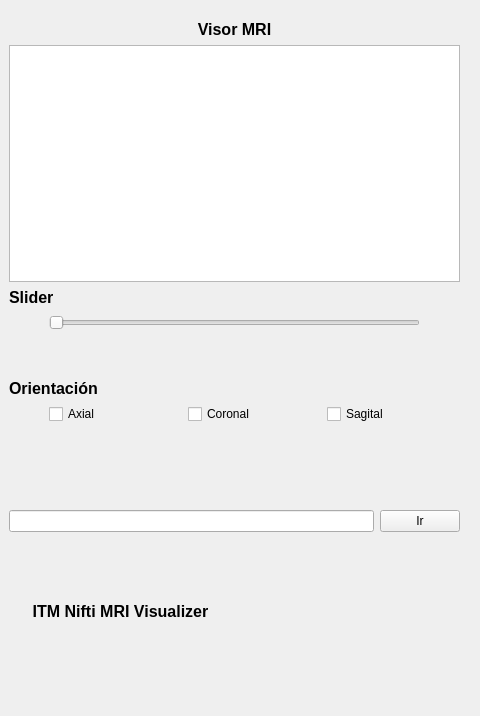
<?xml version="1.0" encoding="UTF-8"?>
<ui version="4.0">
 <class>Form</class>
 <widget class="QWidget" name="Form">
  <property name="geometry">
   <rect>
    <x>0</x>
    <y>0</y>
    <width>480</width>
    <height>716</height>
   </rect>
  </property>
  <property name="windowTitle">
   <string>Form</string>
  </property>
  <widget class="QWidget" name="verticalLayoutWidget">
   <property name="geometry">
    <rect>
     <x>9</x>
     <y>20</y>
     <width>451</width>
     <height>681</height>
    </rect>
   </property>
   <layout class="QVBoxLayout" name="vLayout_main">
    <item>
     <layout class="QVBoxLayout" name="vLayout_visor">
      <item>
       <widget class="QLabel" name="label">
        <property name="font">
         <font>
          <pointsize>12</pointsize>
          <weight>75</weight>
          <bold>true</bold>
         </font>
        </property>
        <property name="text">
         <string>Visor MRI</string>
        </property>
        <property name="alignment">
         <set>Qt::AlignCenter</set>
        </property>
        <property name="margin">
         <number>0</number>
        </property>
       </widget>
      </item>
      <item>
       <widget class="QGraphicsView" name="graphicsView"/>
      </item>
     </layout>
    </item>
    <item>
     <layout class="QVBoxLayout" name="vLayout_slider">
      <item>
       <widget class="QLabel" name="label_2">
        <property name="font">
         <font>
          <pointsize>12</pointsize>
          <weight>75</weight>
          <bold>true</bold>
         </font>
        </property>
        <property name="text">
         <string>Slider</string>
        </property>
        <property name="margin">
         <number>6</number>
        </property>
       </widget>
      </item>
      <item>
       <layout class="QHBoxLayout" name="horizontalLayout">
        <item>
         <spacer name="horizontalSpacer">
          <property name="orientation">
           <enum>Qt::Horizontal</enum>
          </property>
          <property name="sizeType">
           <enum>QSizePolicy::Fixed</enum>
          </property>
          <property name="sizeHint" stdset="0">
           <size>
            <width>40</width>
            <height>20</height>
           </size>
          </property>
         </spacer>
        </item>
        <item>
         <widget class="QSlider" name="horizontalSlider">
          <property name="sizePolicy">
           <sizepolicy hsizetype="Expanding" vsizetype="Fixed">
            <horstretch>0</horstretch>
            <verstretch>0</verstretch>
           </sizepolicy>
          </property>
          <property name="orientation">
           <enum>Qt::Horizontal</enum>
          </property>
         </widget>
        </item>
        <item>
         <spacer name="horizontalSpacer_2">
          <property name="orientation">
           <enum>Qt::Horizontal</enum>
          </property>
          <property name="sizeType">
           <enum>QSizePolicy::Fixed</enum>
          </property>
          <property name="sizeHint" stdset="0">
           <size>
            <width>40</width>
            <height>20</height>
           </size>
          </property>
         </spacer>
        </item>
       </layout>
      </item>
     </layout>
    </item>
    <item>
     <layout class="QVBoxLayout" name="vLayout_cb">
      <property name="topMargin">
       <number>0</number>
      </property>
      <property name="bottomMargin">
       <number>0</number>
      </property>
      <item>
       <spacer name="verticalSpacer_5">
        <property name="orientation">
         <enum>Qt::Vertical</enum>
        </property>
        <property name="sizeType">
         <enum>QSizePolicy::Fixed</enum>
        </property>
        <property name="sizeHint" stdset="0">
         <size>
          <width>20</width>
          <height>40</height>
         </size>
        </property>
       </spacer>
      </item>
      <item>
       <widget class="QLabel" name="label_3">
        <property name="font">
         <font>
          <pointsize>12</pointsize>
          <weight>75</weight>
          <bold>true</bold>
         </font>
        </property>
        <property name="text">
         <string>Orientación</string>
        </property>
        <property name="margin">
         <number>6</number>
        </property>
       </widget>
      </item>
      <item>
       <layout class="QHBoxLayout" name="horizontalLayout_2">
        <property name="bottomMargin">
         <number>0</number>
        </property>
        <item>
         <spacer name="horizontalSpacer_3">
          <property name="orientation">
           <enum>Qt::Horizontal</enum>
          </property>
          <property name="sizeType">
           <enum>QSizePolicy::Fixed</enum>
          </property>
          <property name="sizeHint" stdset="0">
           <size>
            <width>40</width>
            <height>20</height>
           </size>
          </property>
         </spacer>
        </item>
        <item>
         <widget class="QCheckBox" name="checkBox_3">
          <property name="text">
           <string>Axial</string>
          </property>
         </widget>
        </item>
        <item>
         <widget class="QCheckBox" name="checkBox_2">
          <property name="text">
           <string>Coronal</string>
          </property>
         </widget>
        </item>
        <item>
         <widget class="QCheckBox" name="checkBox">
          <property name="text">
           <string>Sagital</string>
          </property>
         </widget>
        </item>
       </layout>
      </item>
      <item>
       <spacer name="verticalSpacer_6">
        <property name="orientation">
         <enum>Qt::Vertical</enum>
        </property>
        <property name="sizeType">
         <enum>QSizePolicy::Fixed</enum>
        </property>
        <property name="sizeHint" stdset="0">
         <size>
          <width>20</width>
          <height>40</height>
         </size>
        </property>
       </spacer>
      </item>
     </layout>
    </item>
    <item>
     <layout class="QVBoxLayout" name="vLayout_manual">
      <property name="topMargin">
       <number>0</number>
      </property>
      <item>
       <spacer name="verticalSpacer">
        <property name="orientation">
         <enum>Qt::Vertical</enum>
        </property>
        <property name="sizeType">
         <enum>QSizePolicy::Fixed</enum>
        </property>
        <property name="sizeHint" stdset="0">
         <size>
          <width>20</width>
          <height>40</height>
         </size>
        </property>
       </spacer>
      </item>
      <item>
       <layout class="QHBoxLayout" name="horizontalLayout_3">
        <property name="topMargin">
         <number>0</number>
        </property>
        <item>
         <widget class="QLineEdit" name="lineEdit"/>
        </item>
        <item>
         <widget class="QPushButton" name="pushButton_2">
          <property name="text">
           <string>Ir</string>
          </property>
         </widget>
        </item>
       </layout>
      </item>
      <item>
       <spacer name="verticalSpacer_2">
        <property name="orientation">
         <enum>Qt::Vertical</enum>
        </property>
        <property name="sizeType">
         <enum>QSizePolicy::Fixed</enum>
        </property>
        <property name="sizeHint" stdset="0">
         <size>
          <width>20</width>
          <height>40</height>
         </size>
        </property>
       </spacer>
      </item>
     </layout>
    </item>
    <item>
     <layout class="QVBoxLayout" name="vLayout_foot">
      <property name="topMargin">
       <number>12</number>
      </property>
      <item>
       <layout class="QHBoxLayout" name="horizontalLayout_4">
        <property name="topMargin">
         <number>12</number>
        </property>
        <item>
         <widget class="QLabel" name="label_6">
          <property name="font">
           <font>
            <pointsize>12</pointsize>
            <weight>75</weight>
            <bold>true</bold>
           </font>
          </property>
          <property name="text">
           <string>ITM Nifti MRI Visualizer</string>
          </property>
          <property name="alignment">
           <set>Qt::AlignCenter</set>
          </property>
          <property name="wordWrap">
           <bool>false</bool>
          </property>
         </widget>
        </item>
        <item>
         <widget class="QLabel" name="label_5">
          <property name="text">
           <string/>
          </property>
          <property name="pixmap">
           <pixmap resource="resources.qrc">:/main/img/new_itm_logo_rec_small.png</pixmap>
          </property>
          <property name="scaledContents">
           <bool>false</bool>
          </property>
          <property name="alignment">
           <set>Qt::AlignCenter</set>
          </property>
          <property name="margin">
           <number>5</number>
          </property>
         </widget>
        </item>
       </layout>
      </item>
      <item>
       <spacer name="verticalSpacer_4">
        <property name="orientation">
         <enum>Qt::Vertical</enum>
        </property>
        <property name="sizeType">
         <enum>QSizePolicy::Fixed</enum>
        </property>
        <property name="sizeHint" stdset="0">
         <size>
          <width>20</width>
          <height>40</height>
         </size>
        </property>
       </spacer>
      </item>
     </layout>
    </item>
    <item>
     <spacer name="verticalSpacer_3">
      <property name="orientation">
       <enum>Qt::Vertical</enum>
      </property>
      <property name="sizeType">
       <enum>QSizePolicy::Fixed</enum>
      </property>
      <property name="sizeHint" stdset="0">
       <size>
        <width>20</width>
        <height>40</height>
       </size>
      </property>
     </spacer>
    </item>
   </layout>
  </widget>
 </widget>
 <resources>
  <include location="resources.qrc"/>
 </resources>
 <connections/>
</ui>
